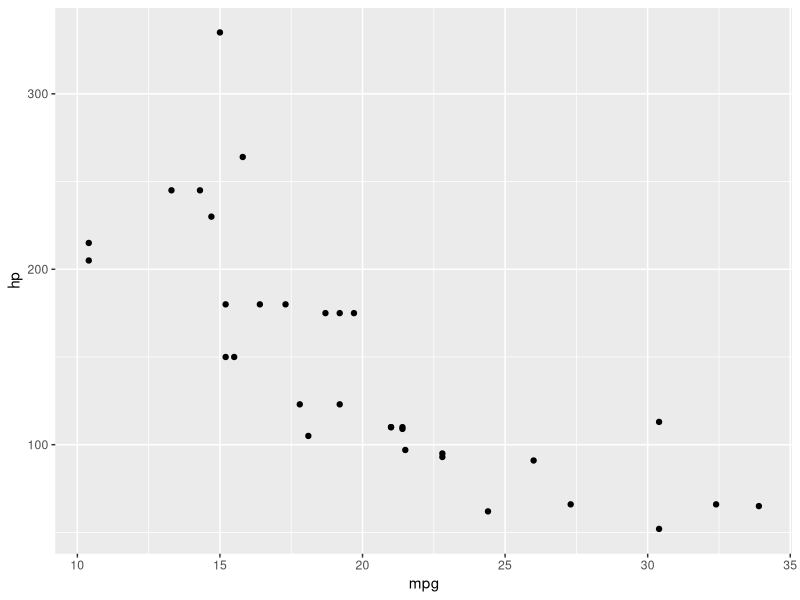

Generate this figure with R:
## ---- chunk 1
knitr::opts_chunk$set(echo = TRUE)
library(tidyverse)
## ---- chunk 2
ggplot(mtcars, aes(x = mpg, y = hp)) +
  geom_point()
